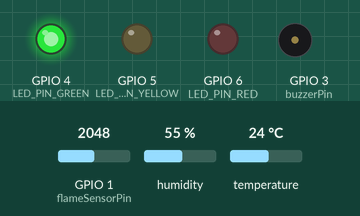
Bench run of a sketch on a simulated ESP32-S3. Shown: output pins drawn as LEDs (lit = HIGH), buzzer (waves = sounding). The test bench sets the inputs (shaded band); at power-on: GPIO 1 (flameSensorPin) = 2048, humidity 55 %, temperature 24 °C. WiFi joins after 1.5 s; servers stay silent unless stated; no MQTT or app messages arrive unless stated; what the sketch prints to the serial monitor is not drawn.

Above: at 5.2 s.
5.3 s: GPIO 1 (flameSensorPin) set to 984
At 6.3 s:
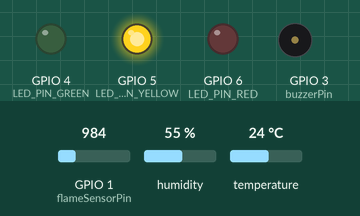
7.0 s: GPIO 1 (flameSensorPin) set to 871
11.5 s: GPIO 1 (flameSensorPin) set to 746
At 13.7 s:
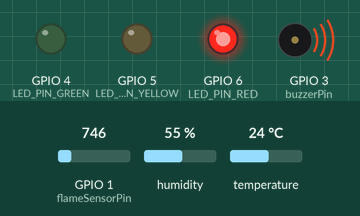
18.8 s: GPIO 1 (flameSensorPin) set to 1062
At 21.9 s:
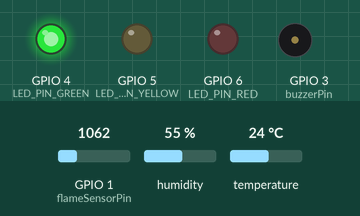
22.5 s: GPIO 1 (flameSensorPin) set to 764
At 24.1 s:
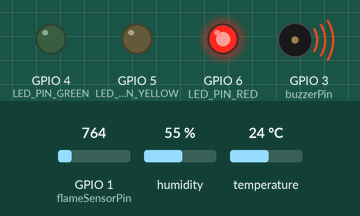
Timing chart, 0 to 25.6 s (numbered marks = the images above; inputs shaded):
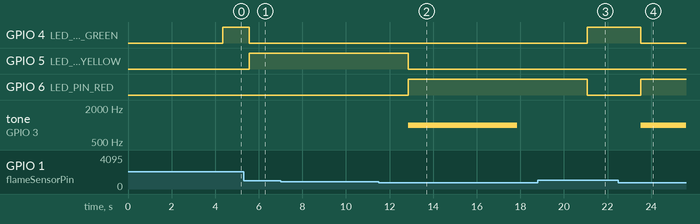

The sketch:

fireNet-arduino.ino
```cpp
#include <dht11.h>

#include <SPI.h>
#include <WiFi.h>


#include <ArduinoMqttClient.h>
#include <Arduino_JSON.h>

#define DHT11PIN 7

const char* ssid = "Harsh Pixel";
const char* pass ="12345678";
int status = WL_IDLE_STATUS;     // the WiFi radio's status

const char* mqtt_server = "192.168.192.239";
WiFiClient espClient;
//PubSubClient client(espClient);
//create the objects
WiFiClient wifiClient;
MqttClient mqttClient(wifiClient);


int        port     = 1883;


dht11 DHT11;

const int buzzerPin = 3;
const int LED_PIN_GREEN = 4;
const int LED_PIN_YELLOW = 5;
const int LED_PIN_RED = 6;
const int flameSensorPin = A0;
const int flameDigitalPin = 8;
const int sensorMin = 0;
const int sensorMax = 1024;
unsigned long previousMillis =0;
const long interval = 120000;
int lat = 23;


void printWifiData() {
  // print your board's IP address:
  IPAddress ip = WiFi.localIP();
  Serial.print("IP Address: ");
  Serial.println(ip);
  Serial.println(ip);

  // print your MAC address:
  byte mac[6];
  WiFi.macAddress(mac);
  Serial.print("MAC address: ");
  printMacAddress(mac);
}

void printCurrentNet() {
  // print the SSID of the network you're attached to:
  Serial.print("SSID: ");
  Serial.println(WiFi.SSID());

  // print the MAC address of the router you're attached to:
  byte bssid[6];
  WiFi.BSSID(bssid);
  Serial.print("BSSID: ");
  printMacAddress(bssid);

  // print the received signal strength:
  long rssi = WiFi.RSSI();
  Serial.print("signal strength (RSSI):");
  Serial.println(rssi);

  // print the encryption type:
  byte encryption = WiFi.encryptionType();
  Serial.print("Encryption Type:");
  Serial.println(encryption, HEX);
  Serial.println();
}

void printMacAddress(byte mac[]) {
  for (int i = 5; i >= 0; i--) {
    if (mac[i] < 16) {
      Serial.print("0");
    }
    Serial.print(mac[i], HEX);
    if (i > 0) {
      Serial.print(":");
    }
  }
  Serial.println();
}


void setup(){
  Serial.begin(9600);
  delay(1000);

  while (!Serial) {
    ; // wait for serial port to connect. Needed for native USB port only
  }
Serial.println("start wifi connection");
  // check for the WiFi module:
  if (WiFi.status() == WL_NO_MODULE) {
    Serial.println("Communication with WiFi module failed!");
    // don't continue
    while (true);
  }

  // attempt to connect to WiFi network:
  while (status != WL_CONNECTED) {
    Serial.print("Attempting to connect to WPA SSID: ");
    Serial.println(ssid);
    // Connect to WPA/WPA2 network:
    status = WiFi.begin(ssid, pass);
   Serial.print(".");
    // wait 10 seconds for connection:
    delay(1000);
  }

  // you're connected now, so print out the data:
  Serial.print("You're connected to the network");


  Serial.println();

  Serial.print("Attempting to connect to the MQTT broker: ");
  Serial.println(mqtt_server);

  if (!mqttClient.connect(mqtt_server, port)) {
    Serial.print("MQTT connection failed! Error code = ");
    Serial.println(mqttClient.connectError());

    while (1);
  }

  Serial.println("You're connected to the MQTT broker!");
  Serial.println();

  mqttClient.beginMessage("hello");
    mqttClient.print("world");
    mqttClient.endMessage();


  //create JSON Object


  // set the message receive callback
  //mqttClient.onMessage(onMqttMessage);

 pinMode(buzzerPin, OUTPUT);
 pinMode(LED_PIN_GREEN, OUTPUT);
 //digitalWrite(LED_PIN_GREEN, HIGH);

 pinMode(LED_PIN_YELLOW, OUTPUT);
 //digitalWrite(LED_PIN_YELLOW, HIGH);

 pinMode(LED_PIN_RED, OUTPUT);
 //digitalWrite(LED_PIN_RED, HIGH);
 pinMode(flameDigitalPin, INPUT);


}

void loop(){
JSONVar messageObject;

Serial.println("loop.");
  unsigned long currentMillis = millis();
  unsigned long elapsedTime = currentMillis - previousMillis;

  /*
  if (!client.connected()) {
        // Reconnect to MQTT
    while (!client.connect("arduinoClient")) {
        Serial.print(".");
        delay(5000);
      }
  }
  client.loop();
  delay(1000);
*/
  int chk = DHT11.read(DHT11PIN);

  Serial.print("Humidity (%): ");
  Serial.println((float)DHT11.humidity, 2);

//create JSON Object
  messageObject["Humidity"] =String((float)DHT11.humidity);

  Serial.print("Temperature  (C): ");
  Serial.println((float)DHT11.temperature, 2);

  messageObject["Temperature"] =String((float)DHT11.temperature);

  Serial.println("Station: ");
  messageObject["Station"] = "Station 20";

  Serial.println("Latitude: ");
  messageObject["lat"] = 42.3744;

  Serial.println("Longitude: ");
  messageObject["lon"]= 71.116943;


  int analogValue = analogRead(flameSensorPin);
  //int analogValue = 804;
  Serial.println(analogValue);

  messageObject["FlameSensor"] =String(analogValue);
   String message = JSON.stringify(messageObject);

  mqttClient.beginMessage("SENSORS");
  mqttClient.print(message);
  mqttClient.endMessage();


  Serial.print("JSON.stringify(message) = ");
  Serial.println(message);
  Serial.println();


  //analog
  if((analogValue>804)&&(analogValue<1022)){
    digitalWrite(LED_PIN_YELLOW, HIGH);
    Serial.println("Flame nearby");
    digitalWrite(LED_PIN_RED, LOW);
    digitalWrite(LED_PIN_GREEN, LOW);
    digitalWrite(LED_PIN_YELLOW, HIGH);

  }else if(analogValue < 1023){
    Serial.println("Flame detected(analog)");
    //sending fire message
    messageObject["FlameSensor"] =String(analogValue + "is on fire");
    digitalWrite(LED_PIN_RED, HIGH);
    digitalWrite(LED_PIN_GREEN,LOW);
    digitalWrite(LED_PIN_YELLOW,LOW);
    if (elapsedTime <= interval) {
    // Within the 2-minute interval, do your actions
      //Serial.println("sound");
      tone(buzzerPin, 1000);
      delay(5000);
      //Serial.println("no sound");
      noTone(buzzerPin);
      delay(2000);
      Serial.println(elapsedTime);
    } else {
    // 2 minutes have passed, reset the timer
      previousMillis = currentMillis;


    }


  }else if (analogValue >= 804){
    noTone(buzzerPin);
    Serial.println("No flame detected");
    digitalWrite(LED_PIN_GREEN,HIGH);
    digitalWrite(LED_PIN_RED,LOW);
    digitalWrite(LED_PIN_YELLOW,LOW);


  }

  delay(1000);


}
```

Measured:
- the behaviour switches between 805 and 804 on GPIO 1 (flameSensorPin) (found by bisection; images 1 and 2)
- after the input at 5.3 s, GPIO 4 (LED_PIN_GREEN): HIGH → LOW after 0.27 s; GPIO 5 (LED_PIN_YELLOW): LOW → HIGH after 0.25 s
- after the input at 7.0 s, every drawn part: stays the same
- after the input at 11.5 s, GPIO 5 (LED_PIN_YELLOW): HIGH → LOW after 1.4 s; GPIO 6 (LED_PIN_RED): LOW → HIGH after 1.4 s; tone on GPIO 3 (buzzerPin): silent → 1000 Hz after 1.4 s, → silent 5.0 s later
- after the input at 18.8 s, GPIO 4 (LED_PIN_GREEN): LOW → HIGH after 2.3 s; GPIO 6 (LED_PIN_RED): HIGH → LOW after 2.3 s; tone on GPIO 3 (buzzerPin): stays silent (without the input it goes to 1000 Hz after 2.3 s)
- after the input at 22.5 s, GPIO 4 (LED_PIN_GREEN): HIGH → LOW after 1.0 s; GPIO 6 (LED_PIN_RED): LOW → HIGH after 1.0 s; tone on GPIO 3 (buzzerPin): silent → 1000 Hz after 1.0 s
